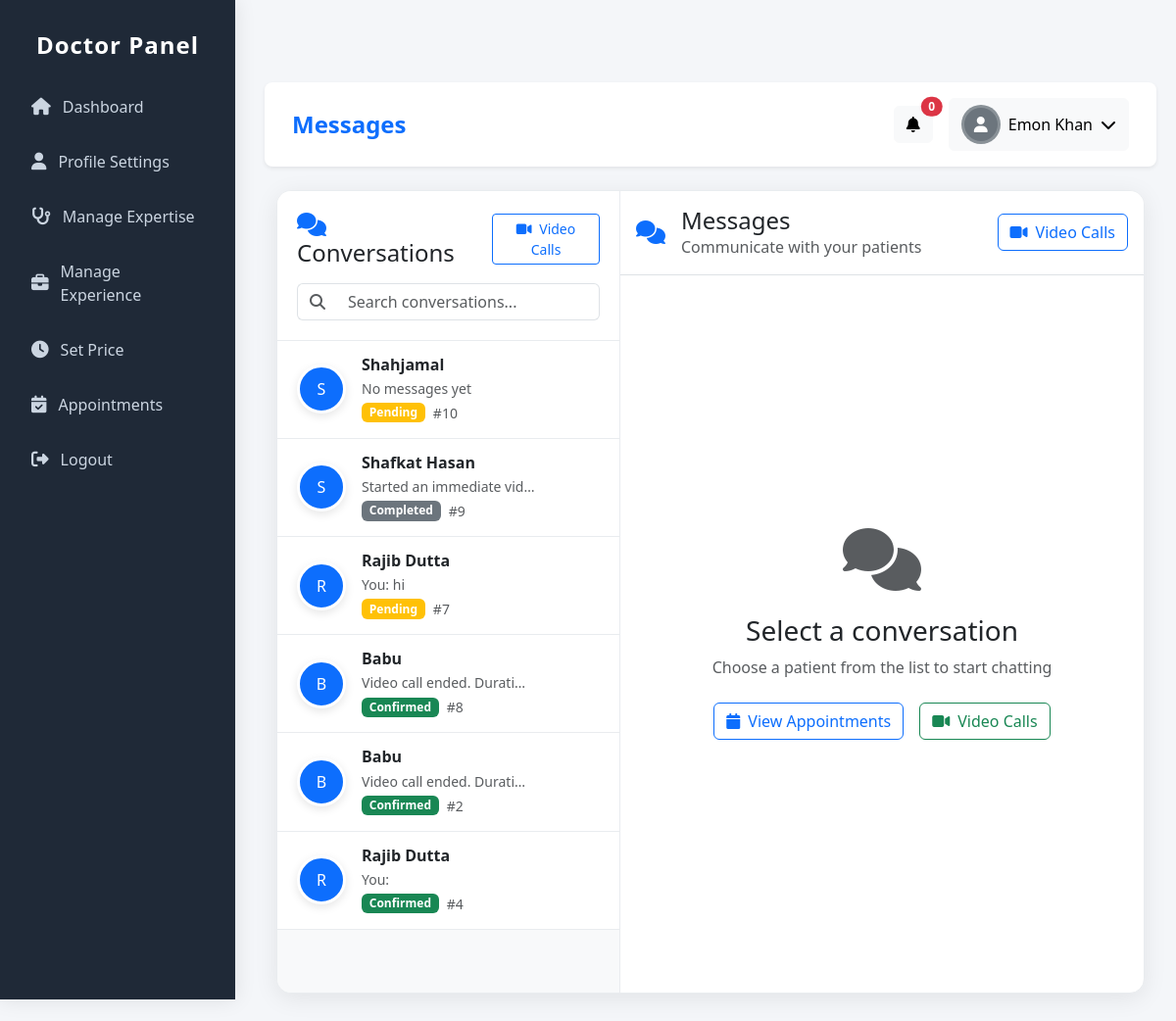
Page /users/doctor/chat/ (signed in) on the earlier database version.
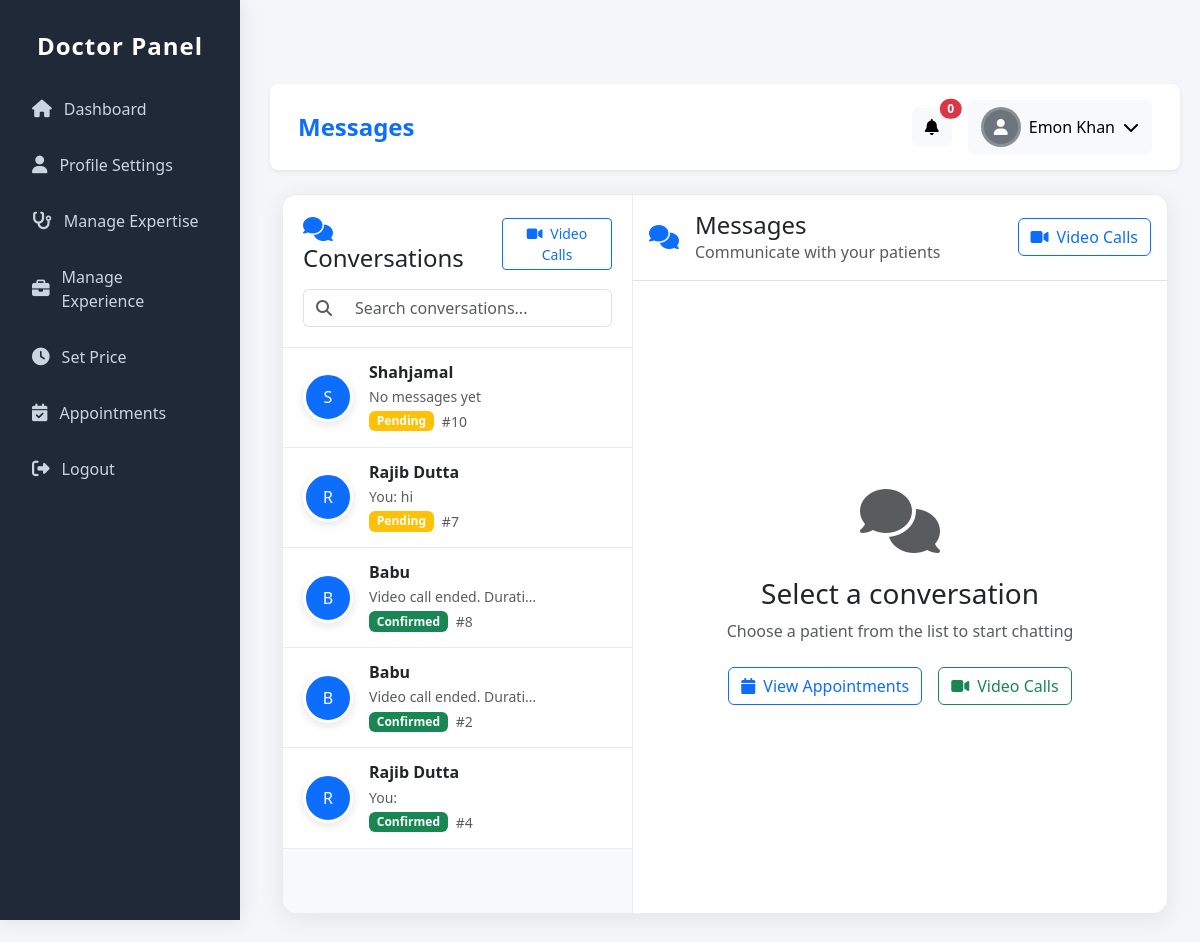
Same page on the later database version.
### appointment/models.py (models this page shows, shortened)
class Appointment(models.Model):
    APPOINTMENT_STATUS = (
        ('pending', 'Pending'),
        ('confirmed', 'Confirmed'),
        ('completed', 'Completed'),
        ('cancelled', 'Cancelled'),
    )
    PAYMENT_STATUS = (
        ('pending', 'Pending'),
        ('paid', 'Paid'),
        ('failed', 'Failed'),
        ('refunded', 'Refunded'),
    )
    PAYMENT_METHODS = (
        ('bkash', 'bKash'),
        ('nagad', 'Nagad'),
        ('card', 'Card'),
        ('mobile_banking', 'Mobile Banking'),
    )
    CONSULTATION_TYPES = (
        ('instant', 'Instant Video Consultation'),
        ('scheduled', 'Scheduled Appointment'),
    )
    patient = models.ForeignKey(settings.AUTH_USER_MODEL, on_delete=models.CASCADE, related_name='appointments')
    doctor = models.ForeignKey(Doctor, on_delete=models.CASCADE, related_name='appointments')
    patient_phone = models.CharField(max_length=15)
    patient_name = models.CharField(max_length=100, blank=True)
    patient_age = models.PositiveIntegerField(null=True, blank=True)
    patient_gender = models.CharField(max_length=10, choices=[('male', 'Male'), ('female', 'Female'), ('other', 'Other')], blank=True)
    appointment_type = models.CharField(max_length=20, choices=CONSULTATION_TYPES, default='scheduled')
    consultation_type = models.CharField(max_length=20, choices=[('general', 'General'), ('special', 'Special')])
    appointment_date = models.DateTimeField(null=True, blank=True)
    preferred_time = models.CharField(max_length=50, blank=True)
    completed_at = models.DateTimeField(null=True, blank=True, verbose_name='Marked as completed on')
    completed_by_doctor = models.BooleanField(default=False, verbose_name='Marked as completed by doctor')
    cancellation_reason = models.TextField(blank=True, verbose_name='Reason for cancellation')
    cancelled_at = models.DateTimeField(null=True, blank=True)
    actual_start_time = models.DateTimeField(null=True, blank=True, verbose_name='Actual consultation start time')
    actual_end_time = models.DateTimeField(null=True, blank=True, verbose_name='Actual consultation end time')
    consultation_duration = models.PositiveIntegerField(default=0, verbose_name='Consultation duration (minutes)')
    doctor_notes = models.TextField(blank=True, verbose_name='Doctor notes after consultation')
    follow_up_required = models.BooleanField(default=False)
    follow_up_date = models.DateTimeField(null=True, blank=True)
    follow_up_notes = models.TextField(blank=True)
    consultation_fee = models.DecimalField(max_digits=10, decimal_places=2, default=0)
    vat_amount = models.DecimalField(max_digits=10, decimal_places=2, default=0)
    platform_fee = models.DecimalField(max_digits=10, decimal_places=2, default=29.00)
    total_amount = models.DecimalField(max_digits=10, decimal_places=2, default=0)
    payment_method = models.CharField(max_length=20, choices=PAYMENT_METHODS, blank=True, null=True)
    payment_status = models.CharField(max_length=20, choices=PAYMENT_STATUS, default='pending')
    transaction_id = models.CharField(max_length=100, blank=True, unique=True)  # Make unique
    status = models.CharField(max_length=20, choices=APPOINTMENT_STATUS, default='pending')
    symptoms = models.TextField(blank=True)
    previous_prescriptions = models.FileField(upload_to='prescriptions/', blank=True, null=True)
    patient_test_reports = models.FileField(upload_to='test_reports/', blank=True, null=True, verbose_name='Test Reports')
    created_at = models.DateTimeField(auto_now_add=True)
    updated_at = models.DateTimeField(auto_now=True)

### users/models.py (models this page shows, shortened)
class CustomUser(AbstractUser):
    ROLE_PATIENT = 'patient'
    ROLE_DOCTOR = 'doctor'
    ROLE_CHOICES = [
        (ROLE_PATIENT, 'Patient'),
        (ROLE_DOCTOR, 'Doctor'),
    ]
    role = models.CharField(max_length=10, choices=ROLE_CHOICES, default=ROLE_PATIENT)
    phone = models.CharField(max_length=20, blank=True)
    location = models.CharField(max_length=150, blank=True)

### communication/models.py (models this page shows, shortened)
class Message(models.Model):
    MESSAGE_TYPES = [
        ('text', 'Text Message'),
        ('image', 'Image'),
        ('file', 'File'),
        ('prescription', 'Prescription'),
        ('test_report', 'Test Report'),
        ('audio', 'Audio Message'),
    ]
    conversation = models.ForeignKey(Conversation, on_delete=models.CASCADE, related_name='messages')
    sender = models.ForeignKey(settings.AUTH_USER_MODEL, on_delete=models.CASCADE, related_name='sent_messages')
    message_type = models.CharField(max_length=20, choices=MESSAGE_TYPES, default='text')
    content = models.TextField(blank=True, null=True)
    file = models.FileField(upload_to='communication/files/', blank=True, null=True)
    image = models.ImageField(upload_to='communication/images/', blank=True, null=True)
    is_read = models.BooleanField(default=False)
    created_at = models.DateTimeField(auto_now_add=True)
    class Meta:
        ordering = ['created_at']

### doctor/views.py (the view, shortened to what this page needs)
# urls.py: path('chat/', views.doctor_chat_home, name='chat_home'),
@login_required
def doctor_chat_home(request):
    try:
        doctor = request.user.doctor_profile
    except:
        return redirect('doctor:dashboard')
    conversations_queryset = Conversation.objects.filter(
        doctor=doctor
    ).select_related(
        'appointment__patient',
        'appointment'
    ).prefetch_related(
        'messages'  # ✅ CORRECT: Use 'messages' not 'message_set'
    ).order_by('-updated_at')
    conversations = []
    total_unread = 0
    for conv in conversations_queryset:
        appointment = conv.appointment
        unread_count = conv.messages.filter(
            is_read=False,
            sender=appointment.patient
        ).count()
        last_message = conv.messages.order_by('-created_at').first()
        conversations.append({
            'appointment': appointment,
            'patient': appointment.patient,
            'conversation': conv,
            'unread_count': unread_count,
            'last_message': last_message,
        })
        total_unread += unread_count
    appointment_id = request.GET.get('appointment')
    current_appointment = None
    messages = []
    today = timezone.now().date()
    today_start = timezone.make_aware(datetime.combine(today, datetime.min.time()))
    today_end = timezone.make_aware(datetime.combine(today, datetime.max.time()))
    today_appointments_count = Appointment.objects.filter(
        doctor=doctor,
        appointment_date__gte=today_start,
        appointment_date__lte=today_end
    ).exclude(status='cancelled').count()
    context = {
        'conversations': conversations,
        'current_appointment': current_appointment,
        'messages': messages,
        'total_unread': total_unread,
        'today_calls': today_appointments_count,
        'today_appointments': today_appointments_count,
    }
    return render(request, 'doctor/communication/chat_home.html', context)

### doctor/templates/doctor/communication/chat_home.html (shortened to what the changed rows need)
{% extends 'doctor/base.html' %}
{% load static %}
{% block content %}
<div class="container-fluid">
    <div class="chat-container">
        <div class="chat-sidebar">
            <div class="chat-list" id="chatList">
                {% for conv in conversations %}
                <div class="chat-item" data-appointment-id="{{ conv.appointment.id }}">
                    <div class="d-flex align-items-center">
                        <div class="me-3 position-relative">
                            {% if conv.patient.profile_photo %}
                            <img src="{{ conv.patient.profile_photo.url }}"
                                 alt="{{ conv.patient.get_full_name }}"
                                 class="avatar-img">
                            {% else %}
                            <div class="avatar-img d-flex align-items-center justify-content-center bg-primary text-white">
                                {{ conv.patient.get_full_name|default:conv.patient.username|slice:":1"|upper }}
                            </div>
                            {% endif %}
                        </div>
                        <div class="flex-grow-1">
                            <div class="d-flex justify-content-between align-items-center">
                                <h6 class="mb-0 fw-bold">{{ conv.patient.get_full_name|default:conv.patient.username }}</h6>
                            </div>
                            <div class="d-flex justify-content-between align-items-center mt-1">
                                <p class="mb-0 text-muted small text-truncate" style="max-width: 200px;">
                                    {% if conv.last_message %}
                                        {% if conv.last_message.sender == request.user %}
                                        You: {{ conv.last_message.content|truncatechars:25 }}
                                        {% else %}
                                        {{ conv.last_message.content|truncatechars:25 }}
                                        {% endif %}
                                    {% else %}
                                    No messages yet
                                    {% endif %}
                                </p>
                            </div>
                            <div class="d-flex align-items-center gap-2 mt-1">
                                <span class="badge
                                    {% if conv.appointment.status == 'confirmed' %}bg-success
                                    {% elif conv.appointment.status == 'completed' %}bg-secondary
                                    {% elif conv.appointment.status == 'cancelled' %}bg-danger
                                    {% else %}bg-warning{% endif %}">
                                    {{ conv.appointment.status|title }}
                                </span>
                                <small class="text-muted">#{{ conv.appointment.id }}</small>
                            </div>
                        </div>
                    </div>
                </div>
                {% endfor %}
            </div>
        </div>
    </div>
</div>
{% endblock %}

Differences in the rows shown:
removed Appointment: patient.get_full_name "S", patient.get_full_name "Shafkat Hasan", last_message.content "Started an immediate vid…", appointment.status "Completed", appointment.id "9"
